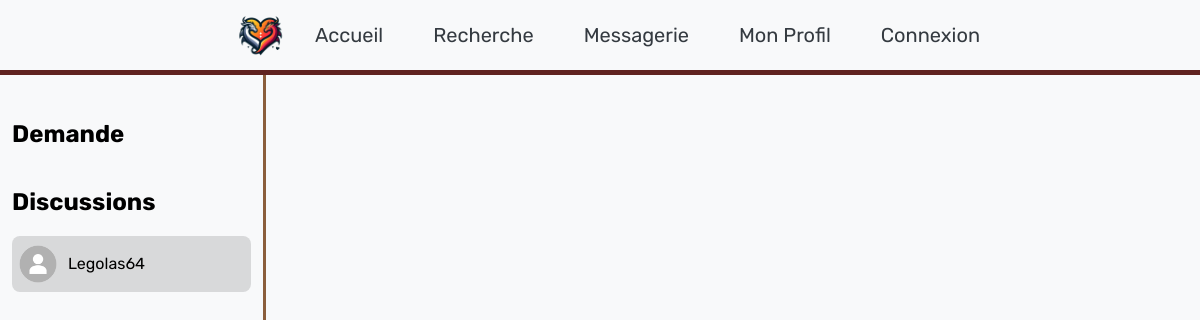
Page /messagerie.php (signed in) on the committed database.
### tables this page shows
CREATE TABLE IF NOT EXISTS Contact ( 
	IdAsker INT NOT NULL,
	IdAccount INT NOT NULL,
	Approval BOOLEAN DEFAULT NULL,
	CONSTRAINT cle_pri PRIMARY KEY (IdAsker, IdAccount),
	FOREIGN KEY (IdAsker) REFERENCES Account(IdAccount) ON DELETE CASCADE,
	FOREIGN KEY (IdAccount) REFERENCES Account(IdAccount) ON DELETE CASCADE);

CREATE TABLE IF NOT EXISTS Account ( 
	IdAccount INT NOT NULL PRIMARY KEY AUTO_INCREMENT,
	Pseudo VARCHAR(255) NOT NULL,
	Password VARCHAR(255) NOT NULL,
	Sexe VARCHAR(30),
	FirstName VARCHAR(127),
	Name VARCHAR(127),
	Mail VARCHAR(255) NOT NULL,
	DateOfCreation DATETIME NOT NULL DEFAULT current_timestamp(),
	DateOfBirth DATE NOT NULL,
	Country VARCHAR(127) NOT NULL,
	City VARCHAR(127) NOT NULL,
	Street VARCHAR(127),
	AdressNumber INT,
	LoveSituation VARCHAR(30),
	Species VARCHAR(35),
	HumanoidGauge FLOAT(10),
	Size DECIMAL(9,2),
	Weight DECIMAL(9,2),
	EyeColor VARCHAR(30),
	Smoker INT(1),
	ProfilPictureFile VARCHAR(255) NOT NULL DEFAULT "ProfilDefaultPicture.png",
	WelcomeMessage TEXT);

### messagerie.php (the view, shortened to what this page needs)
<?php
try{
	$bdd = new PDO('mysql:host=localhost;dbname=BddSiteDeRencontre;charset=utf8','User','fv_7qJ6j2_VY_T5',array(PDO::ATTR_ERRMODE=>PDO::ERRMODE_EXCEPTION));
}
catch (Exception $e){
	die('Erreur : '.$e->getMessage());
}
if(isset($_SESSION['password']) AND isset($_SESSION['user'])){
	$user = htmlspecialchars($_SESSION['user']);
	$password = htmlspecialchars($_SESSION['password']);
	$User_tab = $bdd->prepare('SELECT * FROM Account WHERE Pseudo=:user AND Password=:password');
	$User_tab->execute(array('user'=>$user, 'password'=>$password));
	if($User=$User_tab->fetch()){ ?>
		<!DOCTYPE html>
		<html>
			<head>
				<link rel="stylesheet" type="text/css" href="css/messagerie.css" media="all" />
			</head>
			<body onload="loadChat('<?php if(isset($_POST['target'])){ echo $target;}?>');">
				<div class="centreur">
					<div id="left">
						<div id="demandeDeDiscution">
							<h2>Demande</h2>
						</div>
						<div id="discussionOuverte">
							<h2>Discussions</h2>
							<?php
							$first = 0;
							$ContactId_tab = $bdd->prepare('SELECT IdAsker, IdAccount FROM Contact WHERE (IdAccount = :idaccount OR IdAsker = :idaccount) AND Approval=1 AND
								IdAsker not in (SELECT IdAccount FROM BlackList WHERE IdBlocked = :idaccount) AND
								IdAsker not in (SELECT IdBlocked FROM BlackList WHERE IdAccount = :idaccount) AND
								IdAccount not in (SELECT IdAccount FROM BlackList WHERE IdBlocked = :idaccount) AND
								IdAccount not in (SELECT IdBlocked FROM BlackList WHERE IdAccount = :idaccount) ORDER BY IdAccount');
							$ContactId_tab->execute(array('idaccount'=>$User['IdAccount']));
							while($ContactId=$ContactId_tab->fetch()){
								$idcontact = $ContactId['IdAccount'];
								$Contact_tab = $bdd->prepare('SELECT Pseudo, ProfilPictureFile FROM Account WHERE IdAccount=:idcontact');
								$Contact_tab->execute(array('idcontact'=>$idcontact));
								if($Contact=$Contact_tab->fetch()){
								?>
										<?php if($first == 0){echo "checked"; $first = 1;}?>
									<label class="profil" for="<?php echo $Contact['Pseudo'];?>" id="_<?php echo $Contact['Pseudo'];?>">
										<img class="profilPicture" src="img/<?php echo $idcontact."/".$Contact['ProfilPictureFile'];?>">
										<div class="pseudo"><?php echo $Contact['Pseudo']; ?></div>
									</label>
								<?php }
							}
							?>
						</div>
					</div>
					<?php
					$Contact_tab = $bdd->prepare('SELECT Pseudo, ProfilPictureFile FROM Account WHERE IdAccount=:idcontact');
					$Contact_tab->execute(array('idcontact'=>$first));
					if($Contact=$Contact_tab->fetch()){
						?>
						<div class="right" id="modifierHide">
						</div>
					<?php }?>
				</div>
			</body>
		</html>
	<?php }
	else{header('Location: /');}
}
else{header('Location: /');}?>

### css/style.css (style rules this page uses)
html { background-color: #f8f9fa; font-family: 'Rubik', sans-serif; }
body { margin: 0; }
.logo { width: 5vw; height: 5vw; float: left; margin-right: 25px; }
.bandeau { background-color: #f8f9fa; padding: 5px; position: fixed; width: 100%; top: 0; z-index: 100; border-bottom: 5px solid #602320; align-items: center; display: flex; justify-content: center; }
.bandeau a { margin: 0 25px; text-decoration: none; color: #343a40; transition: color 0.3s ease; font-size: 20px; }

### css/messagerie.css (style rules this page uses)
a { text-decoration: none; color: black; }
.centreur { margin-top: calc(5vw + 15px); display: flex; width: 100%; }
#left { flex-direction: column; display: flex; width: 20vw; margin-left: 1vw; border-right : solid #8b5e3c 3px; padding-top: 25px; padding-right: 1vw; }
#discussionOuverte { width: 100%; }
#left .profil { height: 6vh; padding: 0.5vh; display: flex; align-items: center; border-radius: 1vh; cursor: pointer; }
#left .profil .pseudo { width: 100%; overflow-wrap: break-word; }
#left .profilPicture { width: 5.5vh; height: 5.5vh; margin-right: 1vh; object-fit: cover; border-radius: 50%; }
input:checked + label { background: #d8d9da; }
.right { height: calc(100vh - (5vw + 30px)); width: 78vw; }

### rows in the picture
contact: IdAccount.ProfilPictureFile (placeholder picture), IdAccount.Pseudo "Legolas64"
